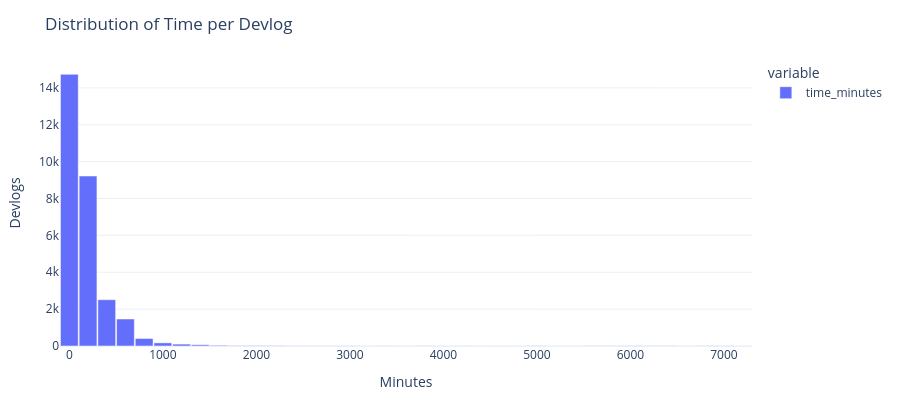

The cell this chart's notebook holds for it:
### Markdown cell above
# Distribution of time

How is the time spread out?

### Code cell
s = pd.to_numeric(df['time_minutes'], errors='coerce')
fig = px.histogram(
    s.dropna(), nbins=40,
    title='Distribution of Time per Devlog',
    labels={'value': 'Minutes', 'count': 'Devlogs'},
    color_discrete_sequence=['#636EFA']
)
fig.update_traces(marker_line_color='white', marker_line_width=0.5)
fig.update_layout(bargap=0.05,
                  height=max(DEFAULT_HEIGHT - 20, 400),
                  xaxis_title='Minutes', yaxis_title='Devlogs')
fig.show()

save_plotly(fig, name='time_distribution', description='Histogram of time per devlog', friendly_name='Time Distribution')

### Figure 1 — Plotly figure (JSON) as saved in the notebook; plotly's stock layout.template omitted (floating-point values rounded to 4 significant figures; data arrays with more than 128 entries replaced by an {"elided": "..."} marker saying what was removed)
{"data": [{"bingroup": "x", "hovertemplate": "variable=time_minutes<br>Minutes=%{x}<br>count=%{y}<extra></extra>", "legendgroup": "time_minutes", "marker": {"color": "#636EFA", "line": {"color": "white", "width": 0.5}, "pattern": {"shape": ""}}, "name": "time_minutes", "nbinsx": 40, "orientation": "v", "showlegend": true, "type": "histogram", "x": {"elided": "28811 float values"}, "xaxis": "x", "yaxis": "y"}], "layout": {"bargap": 0.05, "barmode": "relative", "height": 400, "legend": {"title": {"text": "variable"}, "tracegroupgap": 0}, "title": {"text": "Distribution of Time per Devlog"}, "xaxis": {"anchor": "y", "domain": [0, 1], "title": {"text": "Minutes"}}, "yaxis": {"anchor": "x", "domain": [0, 1], "title": {"text": "Devlogs"}}}}
